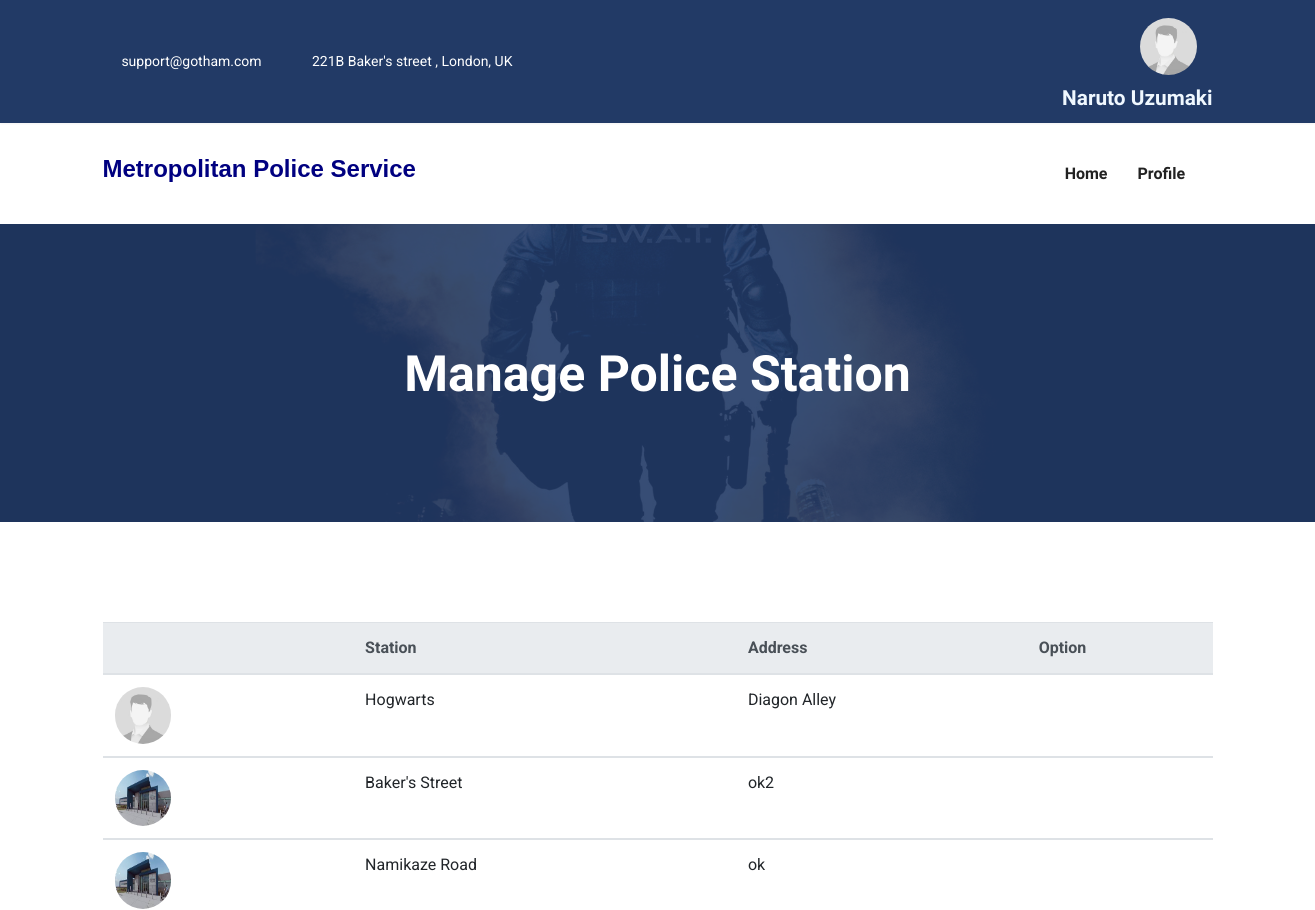
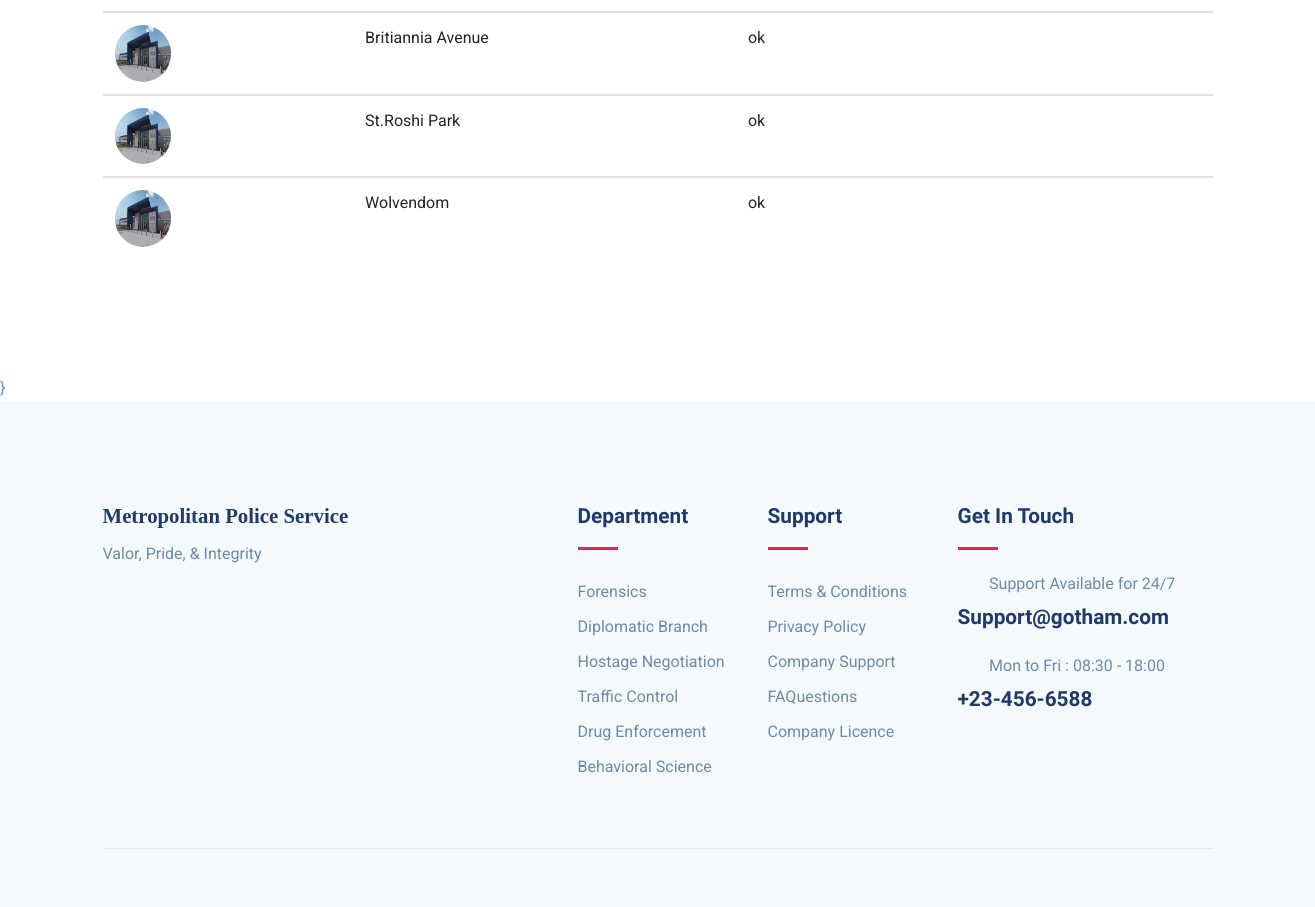
Screenshot of /Com/com-station (signed in) with the database file from the repository (2 pictures, top to bottom).
### Commissioner/models.py (models this page shows, shortened)
class Com(models.Model):
    fname = models.CharField(max_length=50)
    lname = models.CharField(max_length=50)
    user_id = models.CharField(max_length=20, unique=True)
    password = models.CharField(max_length=10)
    email = models.EmailField(unique=True)
    pic = models.FileField(upload_to = 'Profile', default='default.jpg')

### myapp/models.py (models this page shows, shortened)
class Station(models.Model):
    station = models.CharField(max_length=50)
    img = models.FileField(upload_to='Station', default='police station.jpg')
    address= models.TextField(null=True, blank=True)

### Commissioner/views.py (the view)
# urls.py: path('com-station',views.com_station,name='com-station'),
def com_station(request):
    com = Com.objects.get(email=request.session['email'])
    stations= Station.objects.all()
    return render(request, 'com-station.html',{'com':com,'stations':stations})

### Commissioner/templates/com-station.html (shortened to what this page needs)
{% extends 'com-header.html' %}
{% block content %}
{% load static %}
<section class="page-title back-9550">
	<div class="container">
	  <div class="row">
		<div class="col-md-12">
		  <div class="block text-center">
			<h1 class="text-capitalize mb-5 text-lg">Manage Police Station</h1>
		  </div>
		</div>
	  </div>
	</div>
  </section>
  <section class="contact-form-wrap section">
    <div class="container">
        <div class="row">
            <div class="col-lg-12 col-md-12 col-sm-12">
            <table class="table align-items-center table-flush">
                <thead class="thead-light">
                    <tr>
                        <th scope="col" class="sort" data-sort="name"></th>
                        <th scope="col" class="sort" data-sort="budget">Station</th>
                        <th scope="col" class="sort" data-sort="budget">Address</th>
                        <th scope="col" class="sort" data-sort="budget"> Option</th>
                    </tr>
                </thead>
                {% for entry in stations %}
                <div class="row">
                  <tbody class="list">
                      <th scope="row">
                      <div class="media align-items-center">
                          <a href="#" class="avatar rounded-circle mr-3">
                          <img alt="Image placeholder" src="{{entry.img.url}}" style = "border-radius: 3cm; height : 1.5cm ; width : 1.5cm;">
                          </a>
                      </div>
                      </th>
                      <td class="budget">
                      {{entry.station}}
                      </td>
                      <td class="budget">
                        {{entry.address}}
                        </td>
                      <td>
                        <div class="nav-item dropdown">
                          <a class="nav-link dropdown-toggle" data-toggle="dropdow"><i class="icofont-listine-dots"></i></a>
                        </div>
                      </td>
                  </tbody>
                  {% endfor %}
            </table>
        </div>
    </div>
</div>
</section>
{% endblock %}

### Commissioner/templates/com-header.html (shortened to what this page needs)
{% load static %}
<!DOCTYPE html>
<html lang="zxx">
<head>
  <link rel="stylesheet" href="{% static 'plugins/bootstrap/css/bootstrap.min.css' %}">
  <link rel="stylesheet" href="{% static 'plugins/icofont/icofont.min.css' %}">
  <link rel="stylesheet" href="{% static 'plugins/slick-carousel/slick/slick.css' %}">
  <link rel="stylesheet" href="{% static 'plugins/slick-carousel/slick/slick-theme.css' %}">
  <link rel="stylesheet" href="{% static 'css/style.css' %}">
</head>
<body id="top">
<header>
	<div class="header-top-bar">
		<div class="container">
			<div class="row align-items-center">
				<div class="col-lg-6">
					<ul class="top-bar-info list-inline-item pl-0 mb-0">
						<li class="list-inline-item"><a href="mailto:support@gmail.com"><i class="icofont-support-faq mr-2"></i>support@gotham.com</a></li>
						<li class="list-inline-item"><i class="icofont-location-pin mr-2"></i>221B Baker's street , London, UK </li>
					</ul>
				</div>
				<div class="col-lg-6">
					<div class="text-lg-right top-right-bar mt-2 mt-lg-0">
						<a class="nav-link active" href="">
							{% if adm.pic.url %}
							<img src="{{com.pic.url}}" alt = "image placeholder" style = "border-radius: 3cm; height : 1.5cm ; width : 1.5cm;">
							{% else %}
							<img src="{% static 'default.jpg' %}" alt = "image placeholder" style = "border-radius: 3cm; height : 1.5cm ; width : 1.5cm;">
							{% endif %}
						</a>
						<span class="h4" style = "color:aliceblue">{{com.fname}} {{com.lname}}</span>
					</div>
				</div>
			</div>
		</div>
	</div>
	<nav class="navbar navbar-expand-lg navigation" id="navbar">
		<div class="container">
				<h3 style = "font-family: sans-serif; color : navy">Metropolitan Police Service</h3>
		  <div class="collapse navbar-collapse" id="navbarmain">
			<ul class="navbar-nav ml-auto">
			  <li class="nav-item active">
				<a class="nav-link active" href="{% url 'com-index' %}">
					<span class="nav-link-text">Home</span>
				  </a>
			  </li>
              <li class="nav-item dropdown">
				<a class="nav-link dropdown-toggle" href="#" id="dropdown03" data-toggle="dropdown" aria-haspopup="true" aria-expanded="false">Profile<i class="icofont-thin-down"></i></a>
			  </li>
			</ul>
		  </div>
		</div>
	</nav>
</header>
{% block content %}
{% endblock %}}
<footer class="footer section gray-bg">
	<div class="container">
		<div class="row">
			<div class="col-lg-4 mr-auto col-sm-6">
				<div class="widget mb-5 mb-lg-0">
					<h4 style = " font-family:fantasy ;">Metropolitan Police Service</h4>
					<p>Valor, Pride, & Integrity</p>
					<ul class="list-inline footer-socials mt-4">
						<li class="list-inline-item"><i class="icofont-facebook"></i></li>
						<li class="list-inline-item"><i class="icofont-twitter"></i></li>
						<li class="list-inline-item"><i class="icofont-linkedin"></i></li>
					</ul>
				</div>
			</div>
			<div class="col-lg-2 col-md-6 col-sm-6">
				<div class="widget mb-5 mb-lg-0">
					<h4 class="text-capitalize mb-3">Department</h4>
					<div class="divider mb-4"></div>
					<ul class="list-unstyled footer-menu lh-35">
						<li>Forensics</li>
						<li>Diplomatic Branch</li>
						<li>Hostage Negotiation</li>
						<li>Traffic Control</li>
						<li>Drug Enforcement</li>
						<li>Behavioral Science</li>
					</ul>
				</div>
			</div>
			<div class="col-lg-2 col-md-6 col-sm-6">
				<div class="widget mb-5 mb-lg-0">
					<h4 class="text-capitalize mb-3">Support</h4>
					<div class="divider mb-4"></div>
					<ul class="list-unstyled footer-menu lh-35">
						<li><a href="#">Terms & Conditions</a></li>
						<li><a href="#">Privacy Policy</a></li>
						<li><a href="#">Company Support </a></li>
						<li><a href="#">FAQuestions</a></li>
						<li><a href="#">Company Licence</a></li>
					</ul>
				</div>
			</div>
			<div class="col-lg-3 col-md-6 col-sm-6">
				<div class="widget widget-contact mb-5 mb-lg-0">
					<h4 class="text-capitalize mb-3">Get in Touch</h4>
					<div class="divider mb-4"></div>
					<div class="footer-contact-block mb-4">
						<div class="icon d-flex align-items-center">
							<i class="icofont-email mr-3"></i>
							<span class="h6 mb-0">Support Available for 24/7</span>
						</div>
						<h4 class="mt-2">Support@gotham.com</a></h4>
					</div>
					<div class="footer-contact-block">
						<div class="icon d-flex align-items-center">
							<i class="icofont-support mr-3"></i>
							<span class="h6 mb-0">Mon to Fri : 08:30 - 18:00</span>
						</div>
						<h4 class="mt-2">+23-456-6588</h4>
					</div>
				</div>
			</div>
		</div>
		<div class="footer-btm py-4 mt-5">
		</div>
	</div>
</footer>
  </html>

### myapp/static/css/style.css (style rules this page uses)
html { overflow-x: hidden; }
body { line-height: 1.6; font-family: "Roboto", sans-serif; -webkit-font-smoothing: antialiased; font-size: 16px; color: #6F8BA4; font-weight: 400; }
h1, .h1, h2, .h2, h3, .h3, h4, .h4, h5, .h5, h6, .h6 { font-family: "Exo", sans-serif; font-weight: 700; color: #222; }
h1, .h1 { font-size: 2.5rem; }
h3, .h3 { font-size: 1.5rem; }
h4, .h4 { font-size: 1.3rem; line-height: 30px; }
h6, .h6 { font-size: 1rem; }
p { line-height: 30px; }
.section { padding: 100px 0; }
.text-lg { font-size: 3.75rem; }
a { color: #222; text-decoration: none; transition: all .35s ease; }
.page-title { padding: 120px 0px 70px 0px; position: relative; }
.page-title .block h1 { color: #fff; }
.text-lg { font-size: 50px; }
.gray-bg { background: #f4f9fc; }
#navbarmain { padding: 20px 0px; }
#navbarmain .nav-link { font-weight: 600; padding: 10px 15px; color: #222; font-family: "Exo", sans-serif; text-transform: capitalize; font-size: 16px; transition: all .25s ease; }
.dropdown-toggle::after { display: none; }
.header-top-bar { background: #223a66; font-size: 14px; padding: 10px 0px; box-shadow: 0 1px 2px rgba(0, 0, 0, 0.05); color: #fff; }
.top-bar-info li a { color: #fff; margin-right: 20px; }
.back-9550 { background: url("../images/bg/swat.jpg") no-repeat 50% 50%; background-size: cover; position: relative; }
.divider { width: 40px; height: 5px; background: #e12454; }
.lh-35 { line-height: 35px; }
.footer { padding-bottom: 10px; }
.widget .divider { height: 3px; }
.widget h4 { color: #223a66; }
.widget .footer-menu a { color: #6F8BA4; }
.footer-contact-block span { font-weight: 400; color: #6F8BA4; }
.footer-contact-block i { font-size: 20px; }
.footer-btm { border-top: 1px solid rgba(0, 0, 0, 0.06); }

### rows the page displays
Com: fname "Naruto", lname "Uzumaki"
Station: img (placeholder picture), station "Hogwarts", address "Diagon Alley"
Station: img (picture), station "Baker's Street", address "ok2"
Station: img (picture), station "Namikaze Road", address "ok"
Station: img (picture), station "Britiannia Avenue", address "ok"
Station: img (picture), station "St.Roshi Park", address "ok"
Station: img (picture), station "Wolvendom", address "ok"
